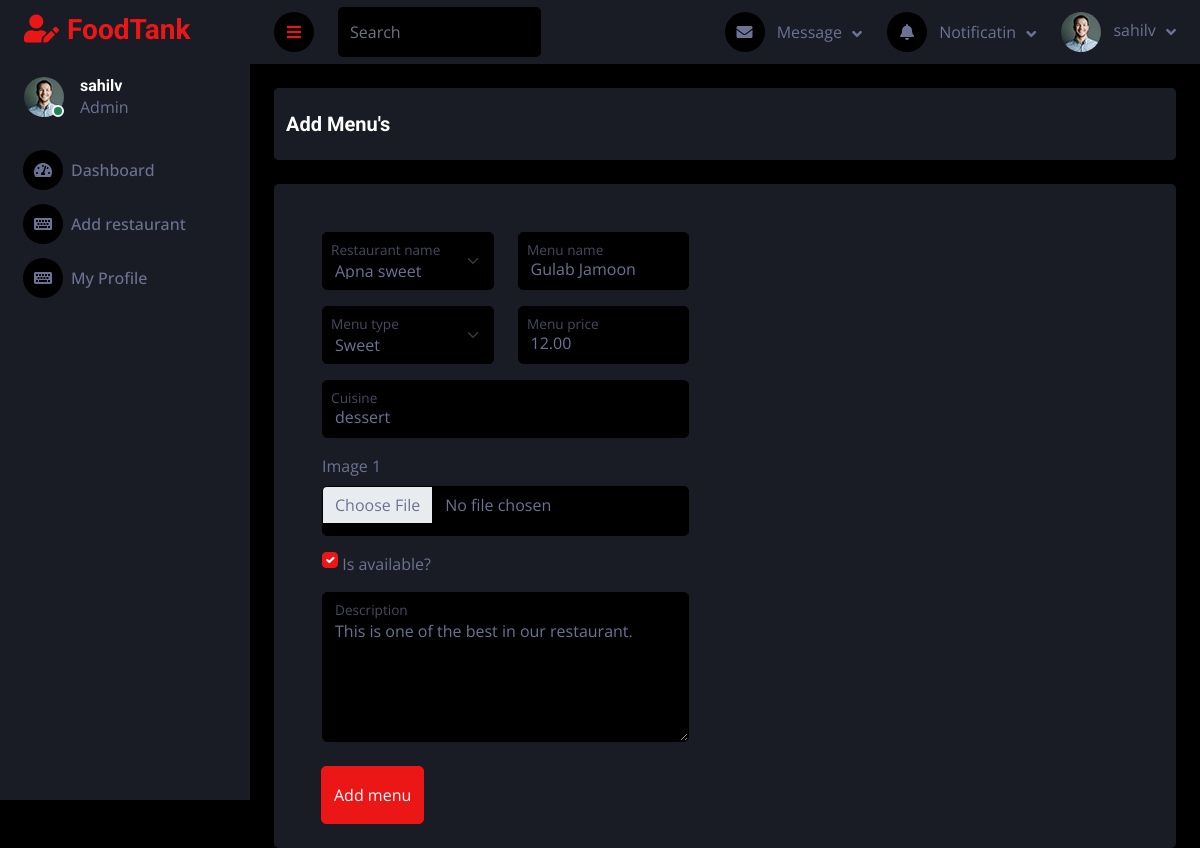
The app's page /menu/editMenu/1 (signed in) with its own data.
### user/models.py (models this page shows)
class User(AbstractUser):
    mobile = models.CharField(max_length=255, unique=True)
    user_type = models.CharField(max_length=255, choices=USER_TYPE)
    profile = models.ImageField(upload_to="menu_images", blank=True, null=True)

### menu/models.py (models this page shows, shortened)
class Menu(models.Model):
    restaurant = models.ForeignKey(Restaurant, on_delete=models.CASCADE)  # ForeignKey to Restaurant
    name = models.CharField(max_length=255)
    description = models.TextField()
    type = models.CharField(max_length=255)
    price = models.DecimalField(max_digits=10, decimal_places=2)
    available = models.BooleanField(blank=True, default=True, null=True)
    cuisine = models.CharField(max_length=255, blank=True)
    img1 = models.ImageField(upload_to='menu_images/', null=True, blank=True)

### restaurant/models.py (models this page shows, shortened)
class Restaurant(models.Model):
    user = models.ForeignKey(User, on_delete=models.CASCADE,
                    limit_choices_to={'user_type': 'Foodprovider'})  # ForeignKey to User
    name = models.CharField(max_length=255)
    city = models.CharField(max_length=255)
    address = models.TextField()
    mobile = models.CharField(max_length=15)
    desc = models.TextField(blank=True, null=True)
    is_verified = models.BooleanField(default=False)
    veg_or_nonveg = models.CharField(max_length=255, choices=VEG_OR_NONVEG_CHOICES)
    no_of_chefs = models.PositiveIntegerField()
    start_date = models.DateField(blank=True, null=True)
    img1 = models.ImageField(upload_to='restaurant_images/', null=True, blank=True)
    img2 = models.ImageField(upload_to='restaurant_images/', null=True, blank=True)
    img3 = models.ImageField(upload_to='restaurant_images/', null=True, blank=True)
    img4 = models.ImageField(upload_to='restaurant_images/', null=True, blank=True)

### menu/views.py (the view, shortened to what this page needs)
# urls.py: path("editMenu/<int:id>", views.editMenu, name="editMenu"),
def editMenu(request, id):
    if not request.user.is_authenticated or not request.user.user_type == "Foodprovider":
        return redirect("/login/")
    menuItem = Menu.objects.get(id=id)
    context = {
        'menuItems' : menuItem
    }
    return render(request, 'restaurant_admin/editMenu.html', context)

### templates/restaurant_admin/editMenu.html (shortened to what this page needs)
{% extends '../base2.html' %}
{% block content %}
<div class="container-fluid position-relative d-flex p-0">
    {% include './sidebar.html' %}
    <div class="content">
        {% include './navbar.html' %}
        <div class="container-fluid pt-4 px-4">
            <div class="row bg-secondary rounded align-items-center justify-content-center mx-0">
                <div class="bg-secondary rounded h-100 pt-4">
                    <h5 class="mb-4">Add Menu's</h5>
                </div>
            </div>
        </div>
        <div class="container-fluid pt-4 px-4">
            <div class="row bg-secondary rounded align-items-center justify-content-center mx-0">
                <div class="container-fluid pt-4 px-4">
                    <form method="POST" enctype="multipart/form-data">
                        <div class="row g-4">
                            <div class="col-sm-12 col-xl-6">
                                <div class="bg-secondary rounded h-100 p-4">
                                    <div class="row">
                                        <div class="form-floating mb-3 col-xl-6">
                                            <select class="form-select" id="rname" name="rname"
                                                aria-label="Floating label select example" required>
                                                <option value="{{menuItems.restaurant.name}}">
                                                    {{menuItems.restaurant.name}}</option>
                                            </select>
                                            <label for="rname" class="mx-2">Restaurant name</label>
                                        </div>
                                        <div class="form-floating mb-3 col-xl-6">
                                            <input type="text" class="form-control" name="mname" id="mname"
                                                value="{{menuItems.name}}" placeholder="Restaurant name" required>
                                            <label for="mname" class="mx-2">Menu name</label>
                                        </div>
                                    </div>
                                    <div class="row">
                                        <div class="form-floating mb-3 col-xl-6">
                                            <select class="form-select" id="mtype" name="mtype"
                                                aria-label="Floating label select example" required>
                                                <option value="{{menuItems.type}}">{{menuItems.type}}</option>
                                            </select>
                                            <label for="mtype" class="mx-2">Menu type</label>
                                        </div>
                                        <div class="form-floating mb-3 col-xl-6">
                                            <input type="number" class="form-control" name="mprice" id="mprice"
                                                value="{{menuItems.price}}" placeholder="Restaurant name" required>
                                            <label for="mprice" class="mx-2">Menu price</label>
                                        </div>
                                    </div>
                                    <div class="row">
                                        <div class="form-floating mb-3 col-xl-12">
                                            <input type="text" class="form-control" name="mcuisine" id="mcuisine"
                                                value="{{menuItems.cuisine}}" placeholder="Cuisine" required>
                                            <label for="mcuisine" class="mx-2">Cuisine</label>
                                        </div>
                                    </div>
                                    <div class="mb-3">
                                        <label for="img1" class="form-label">Image 1</label>
                                        <input type="file" class="form-control bg-dark" name="mimg1" id="img1" required>
                                    </div>
                                    <div class="row">
                                        <div class="form-floating mb-3 col-xl-12">
                                            <input class="form-check-input m-0" name="menuStatus" id="menuStatus" type="checkbox" {% if menuItems.available %} checked {% endif %}><span>&nbsp;Is available?</span>
                                        </div>
                                    </div>
                                    <div class="form-floating">
                                        <textarea class="form-control" placeholder="Leave a comment here" name="mdesc"
                                            id="desc" style="height: 150px;"
                                            required>{{menuItems.description}}</textarea>
                                        <label for="desc">Description</label>
                                    </div>
                                </div>
                            </div>
                        </div>
                        <div style="padding-left: 23px;">
                            <button type="submit" class="btn btn-primary py-3 mb-4">Add menu</button>
                        </div>
                    </form>
                </div>
            </div>
        </div>
    </div>
</div>
{% endblock content %}

### templates/restaurant_admin/sidebar.html (shortened to what this page needs)
{% load static %}
<div class="sidebar pe-4 pb-3">
    <nav class="navbar bg-secondary navbar-dark">
        <a href="/foodprovider/dashboard/" class="navbar-brand mx-4 mb-3">
            <h3 class="text-primary"><i class="fa fa-user-edit me-2"></i>FoodTank</h3>
        </a>
        <div class="d-flex align-items-center ms-4 mb-4">
            <div class="position-relative">
                <img class="rounded-circle" src="{% static 'img2/user.jpg' %}" alt=""
                    style="width: 40px; height: 40px;">
                <div
                    class="bg-success rounded-circle border border-2 border-white position-absolute end-0 bottom-0 p-1">
                </div>
            </div>
            <div class="ms-3">
                <h6 class="mb-0">{{request.user.username}}</h6>
                <span>Admin</span>
            </div>
        </div>
        <div class="navbar-nav w-100">
            <a href="/foodprovider/dashboard/" class="nav-item nav-link" id="dashboard"><i
                    class="fa fa-tachometer-alt me-2"></i>Dashboard</a>
            <a href="/foodprovider/addRestaurant/" class="nav-item nav-link" id="addrestaurant"><i
                    class="fa fa-keyboard me-2"></i>Add restaurant</a>
            <a href="/profile/" class="nav-item nav-link" id="profile"><i class="fa fa-keyboard me-2"></i>My Profile</a>
        </div>
    </nav>
</div>

### templates/restaurant_admin/navbar.html (shortened to what this page needs)
{% load static %}
<nav class="navbar navbar-expand bg-secondary navbar-dark sticky-top px-4 py-0">
    <a href="#" class="sidebar-toggler flex-shrink-0">
        <i class="fa fa-bars"></i>
    </a>
    <form class="d-none d-md-flex ms-4">
        <input class="form-control bg-dark border-0" type="search" placeholder="Search">
    </form>
    <div class="navbar-nav align-items-center ms-auto">
        <div class="nav-item dropdown">
            <a href="#" class="nav-link dropdown-toggle" data-bs-toggle="dropdown">
                <i class="fa fa-envelope me-lg-2"></i>
                <span class="d-none d-lg-inline-flex">Message</span>
            </a>
        </div>
        <div class="nav-item dropdown">
            <a href="#" class="nav-link dropdown-toggle" data-bs-toggle="dropdown">
                <i class="fa fa-bell me-lg-2"></i>
                <span class="d-none d-lg-inline-flex">Notificatin</span>
            </a>
        </div>
        <div class="nav-item dropdown">
            <a href="#" class="nav-link dropdown-toggle" data-bs-toggle="dropdown">
                <img class="rounded-circle me-lg-2" src="{% static 'img2/user.jpg' %}" alt=""
                    style="width: 40px; height: 40px;">
                <span class="d-none d-lg-inline-flex">{{request.user.username}}</span>
            </a>
        </div>
    </div>
</nav>

### static/css2/style.css (style rules this page uses)
:root { --primary: #EB1616; --secondary: #191C24; --light: #6C7293; --dark: #000000; }
.btn { transition: .5s; }
.sidebar { position: fixed; top: 0; left: 0; bottom: 0; width: 250px; height: 100vh; overflow-y: auto; background: var(--secondary); transition: 0.5s; z-index: 999; }
.content { margin-left: 250px; min-height: 100vh; background: var(--dark); transition: 0.5s; }
@media (min-width: 992px) { .sidebar { margin-left: 0; } }
@media (min-width: 992px) { .content { width: calc(100% - 250px); } }
.sidebar .navbar .navbar-nav .nav-link { padding: 7px 20px; color: var(--light); font-weight: 500; border-left: 3px solid var(--secondary); border-radius: 0 30px 30px 0; outline: none; }
.sidebar .navbar .navbar-nav .nav-link i { width: 40px; height: 40px; display: inline-flex; align-items: center; justify-content: center; background: var(--dark); border-radius: 40px; }
.content .navbar .navbar-nav .nav-link { margin-left: 25px; padding: 12px 0; color: var(--light); outline: none; }
.content .navbar .sidebar-toggler, .content .navbar .navbar-nav .nav-link i { width: 40px; height: 40px; display: inline-flex; align-items: center; justify-content: center; background: var(--dark); border-radius: 40px; }
.content .navbar .dropdown-toggle::after { margin-left: 6px; vertical-align: middle; border: none; content: "\f107"; font-family: "Font Awesome 5 Free"; font-weight: 900; transition: .5s; }

### templates/restaurant_admin/editMenu.html (style rules this page uses)
input { height: 50px; }

### records on screen
User: user.username "sahilv"
Menu: rname "Apna sweet", mname "Gulab Jamoon", mtype "Sweet", mprice "12.00", mcuisine "dessert", available "☑", mdesc "This is one of the best in our restaurant."
